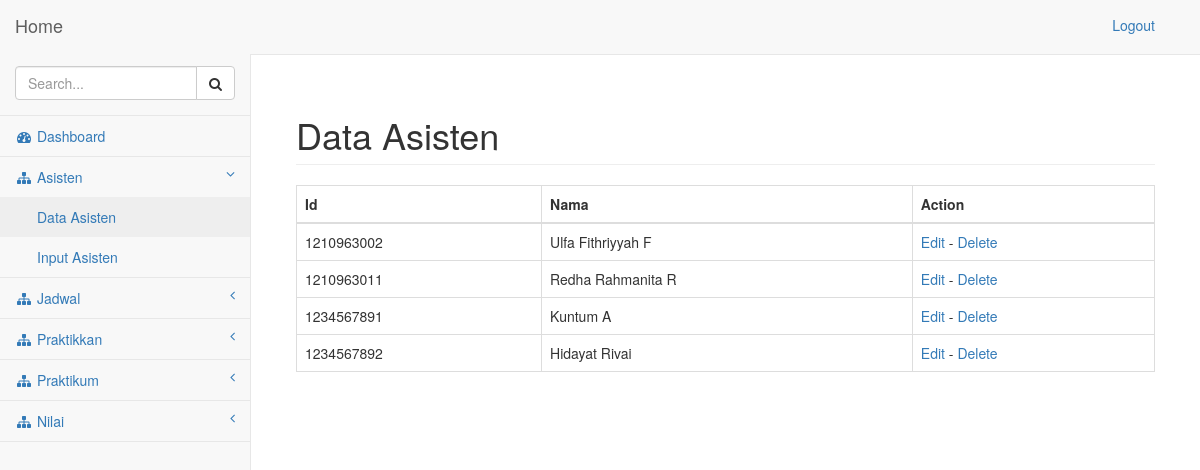
The app's page /pages/asisten/index.php (signed in) with its own data.
### tables this page shows
CREATE TABLE IF NOT EXISTS `asisten` (
  `Id_Asisten` varchar(32) NOT NULL,
  `Nama` varchar(32) NOT NULL,
  PRIMARY KEY (`Id_Asisten`)
);

### pages/asisten/index.php (the view, shortened to what this page needs)
<!DOCTYPE html>
<html lang="en">
<head>
    <link href="../../bower_components/bootstrap/dist/css/bootstrap.min.css" rel="stylesheet">
    <link href="../../bower_components/metisMenu/dist/metisMenu.min.css" rel="stylesheet">
    <link href="../../dist/css/sb-admin-2.css" rel="stylesheet">
    <link href="../../bower_components/font-awesome/css/font-awesome.min.css" rel="stylesheet" type="text/css">
</head>
<body>
<?php
if($_SESSION['Login'] == "Admin")
{
?>
    <div id="wrapper">
        <nav class="navbar navbar-default navbar-static-top" role="navigation" style="margin-bottom: 0">
            <div class="navbar-header">
                <a class="navbar-brand" href="../index.php">Home</a>
            </div>
            <ul class="nav navbar-top-links navbar-right">
                <li class="dropdown">
                    <ul class="nav navbar-top-links navbar-right">
                        <li><a href="../logout.php"> Logout</a></li>
                    </ul>
                </li>
            </ul>
            <div class="navbar-default sidebar" role="navigation">
                <div class="sidebar-nav navbar-collapse">
                    <ul class="nav" id="side-menu">
                        <li class="sidebar-search">
                            <div class="input-group custom-search-form">
                                <input type="text" class="form-control" placeholder="Search...">
                                <span class="input-group-btn">
                                    <button class="btn btn-default" type="button">
                                        <i class="fa fa-search"></i>
                                    </button>
                                </span>
                            </div>
                        </li>
                        <li>
                            <a href="../index.php"><i class="fa fa-dashboard fa-fw"></i> Dashboard</a>
                        </li>
                        <li>
                            <a href="#"><i class="fa fa-sitemap fa-fw"></i> Asisten<span class="fa arrow"></span></a>
                            <ul class="nav nav-second-level">
                                <li>
                                    <a href="../asisten/index.php">Data Asisten</a>
                                </li>
                                <li>
                                    <a href="../asisten/input.php">Input Asisten</a>
                                </li>
                            </ul>
                        </li>
                        <li>
                            <a href="#"><i class="fa fa-sitemap fa-fw"></i> Jadwal<span class="fa arrow"></span></a>
                        </li>
                        <li>
                            <a href="#"><i class="fa fa-sitemap fa-fw"></i> Praktikkan<span class="fa arrow"></span></a>
                        </li>
                        <li>
                            <a href="#"><i class="fa fa-sitemap fa-fw"></i> Praktikum <span class="fa arrow"></span></a>
                        </li>
			<li>
                            <a href="#"><i class="fa fa-sitemap fa-fw"></i> Nilai<span class="fa arrow"></span></a>
                        </li>
                    </ul>
                </div>
            </div>
        </nav>
        <div id="page-wrapper">
            <div class="container-fluid">
                <div class="row">
                    <div class="col-lg-12">
                        <br>
                        <h1 class="page-header">Data Asisten</h1>
                        <table class="table table-bordered table-hover">
                                <thead>
                                    <tr>
                                        <th>Id</th>
                                        <th>Nama</th>
                                        <th>Action</th>
                                    </tr>
                                </thead>
                                <tbody>
                                    <?php
                                    $asisten = mysql_query("select * from asisten");
                                    while ($row = mysql_fetch_array($asisten)) {
                                        echo "<tr>";
                                        echo "<td>".$row['Id_Asisten']."</td>";
                                        echo "<td>".$row['Nama']."</td>";
                                        echo '<td><a href="edit.php?id='.$row['Id_Asisten'].'"> Edit </a>';
                                        echo ' - ';
                                        echo '<a href="delete.php?id='.$row['Id_Asisten'].'"> Delete </a></td>';
                                        echo "</tr>";
                                    }
                                    ?>
                                </tbody>
                            </table>
                    </div>
                </div>
            </div>
        </div>
    </div>
<?php
}
else
{
    header("location:../index.php");
}
?>
</body>
</html>

### records on screen
asisten: Id_Asisten "1210963002", Nama "Ulfa Fithriyyah F"
asisten: Id_Asisten "1210963011", Nama "Redha Rahmanita R"
asisten: Id_Asisten "1234567891", Nama "Kuntum A"
asisten: Id_Asisten "1234567892", Nama "Hidayat Rivai"
